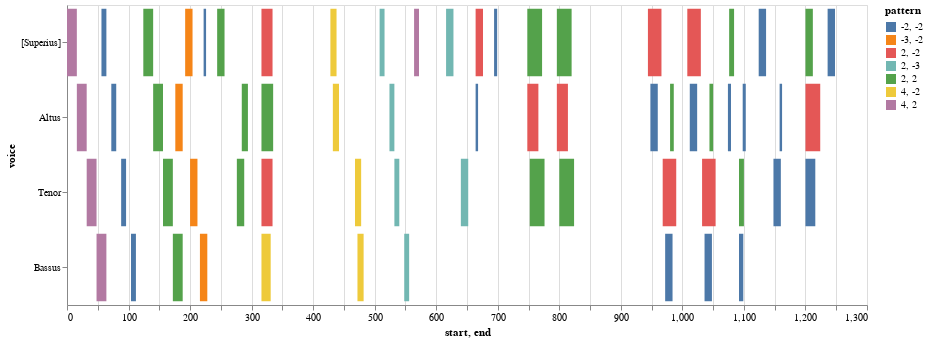

This figure's notebook cell:
### Code cell
nr = model.notes(combineUnisons=True)
mel = model.melodic(df=nr, kind='d', compound=True, unit=0, end=False) 
mel_ngrams = model.ngrams(df=mel, n=n) 
entry_ngrams = model.entries(df=mel, n=n) 
mel_ngrams_duration = model.durations(df=mel, n=n, mask_df=entry_ngrams) 
viz.plot_ngrams_heatmap(entry_ngrams, mel_ngrams_duration, selected_patterns=shared_entries, voices=[], includeCount=False)

### Figure 1 — Vega-Lite specification as saved in the notebook (floating-point values rounded to 4 significant figures)
{"config": {"view": {"continuousWidth": 400, "continuousHeight": 300}}, "data": {"name": "data-ab863292263d34b44bdd4f0f9eb5a8a9"}, "mark": "bar", "encoding": {"color": {"field": "pattern", "type": "nominal"}, "opacity": {"condition": {"value": 1, "selection": "selector008"}, "value": 0.2}, "tooltip": [{"field": "start", "type": "quantitative"}, {"field": "end", "type": "quantitative"}, {"field": "pattern", "type": "nominal"}], "x": {"field": "start", "type": "quantitative"}, "x2": {"field": "end"}, "y": {"field": "voice", "sort": null, "type": "nominal"}}, "height": 300, "selection": {"selector008": {"type": "multi", "fields": ["pattern"]}}, "width": 800, "$schema": "https://vega.github.io/schema/vega-lite/v4.17.0.json", "datasets": {"data-ab863292263d34b44bdd4f0f9eb5a8a9": [{"start": 0.0, "voice": "[Superius]", "pattern": "4, 2", "end": 16.0}, {"start": 56.0, "voice": "[Superius]", "pattern": "-2, -2", "end": 64.0}, {"start": 124.0, "voice": "[Superius]", "pattern": "2, 2", "end": 140.0}, {"start": 192.0, "voice": "[Superius]", "pattern": "-3, -2", "end": 204.0}, {"start": 222.0, "voice": "[Superius]", "pattern": "-2, -2", "end": 226.0}, {"start": 244.0, "voice": "[Superius]", "pattern": "2, 2", "end": 256.0}, {"start": 316.0, "voice": "[Superius]", "pattern": "2, -2", "end": 334.0}, {"start": 428.0, "voice": "[Superius]", "pattern": "4, -2", "end": 438.0}, {"start": 508.0, "voice": "[Superius]", "pattern": "2, -3", "end": 516.0}, {"start": 564.0, "voice": "[Superius]", "pattern": "4, 2", "end": 572.0}, {"start": 616.0, "voice": "[Superius]", "pattern": "2, -3", "end": 628.0}, {"start": 664.0, "voice": "[Superius]", "pattern": "2, -2", "end": 676.0}, {"start": 694.0, "voice": "[Superius]", "pattern": "-2, -2", "end": 699.0}, {"start": 748.0, "voice": "[Superius]", "pattern": "2, 2", "end": 772.0}, {"start": 796.0, "voice": "[Superius]", "pattern": "2, 2", "end": 820.0}, {"start": 944.0, "voice": "[Superius]", "pattern": "2, -2", "end": 966.0}, {"start": 1008.0, "voice": "[Superius]", "pattern": "2, -2", "end": 1030.0}, {"start": 1076.0, "voice": "[Superius]", "pattern": "2, 2", "end": 1084.0}, {"start": 1124.0, "voice": "[Superius]", "pattern": "-2, -2", "end": 1136.0}, {"start": 1200.0, "voice": "[Superius]", "pattern": "2, 2", "end": 1212.0}, {"start": 1236.0, "voice": "[Superius]", "pattern": "-2, -2", "end": 1248.0}, {"start": 16.0, "voice": "Altus", "pattern": "4, 2", "end": 32.0}, {"start": 72.0, "voice": "Altus", "pattern": "-2, -2", "end": 80.0}, {"start": 140.0, "voice": "Altus", "pattern": "2, 2", "end": 156.0}, {"start": 176.0, "voice": "Altus", "pattern": "-3, -2", "end": 188.0}, {"start": 284.0, "voice": "Altus", "pattern": "2, 2", "end": 294.0}, {"start": 316.0, "voice": "Altus", "pattern": "2, 2", "end": 335.0}, {"start": 432.0, "voice": "Altus", "pattern": "4, -2", "end": 442.0}, {"start": 524.0, "voice": "Altus", "pattern": "2, -3", "end": 532.0}, {"start": 664.0, "voice": "Altus", "pattern": "-2, -2", "end": 668.0}, {"start": 748.0, "voice": "Altus", "pattern": "2, -2", "end": 766.0}, {"start": 796.0, "voice": "Altus", "pattern": "2, -2", "end": 814.0}, {"start": 948.0, "voice": "Altus", "pattern": "-2, -2", "end": 960.0}, {"start": 980.0, "voice": "Altus", "pattern": "2, 2", "end": 986.0}, {"start": 1012.0, "voice": "Altus", "pattern": "-2, -2", "end": 1024.0}, {"start": 1044.0, "voice": "Altus", "pattern": "2, 2", "end": 1050.0}, {"start": 1074.0, "voice": "Altus", "pattern": "-2, -2", "end": 1079.0}, {"start": 1098.0, "voice": "Altus", "pattern": "-2, -2", "end": 1103.0}, {"start": 1158.0, "voice": "Altus", "pattern": "-2, -2", "end": 1162.0}, {"start": 1200.0, "voice": "Altus", "pattern": "2, -2", "end": 1224.0}, {"start": 32.0, "voice": "Tenor", "pattern": "4, 2", "end": 48.0}, {"start": 88.0, "voice": "Tenor", "pattern": "-2, -2", "end": 96.0}, {"start": 156.0, "voice": "Tenor", "pattern": "2, 2", "end": 172.0}, {"start": 200.0, "voice": "Tenor", "pattern": "-3, -2", "end": 212.0}, {"start": 276.0, "voice": "Tenor", "pattern": "2, 2", "end": 288.0}, {"start": 316.0, "voice": "Tenor", "pattern": "2, -2", "end": 334.0}, {"start": 468.0, "voice": "Tenor", "pattern": "4, -2", "end": 478.0}, {"start": 532.0, "voice": "Tenor", "pattern": "2, -3", "end": 540.0}, {"start": 640.0, "voice": "Tenor", "pattern": "2, -3", "end": 652.0}, {"start": 752.0, "voice": "Tenor", "pattern": "2, 2", "end": 776.0}, {"start": 800.0, "voice": "Tenor", "pattern": "2, 2", "end": 824.0}, {"start": 968.0, "voice": "Tenor", "pattern": "2, -2", "end": 990.0}, {"start": 1032.0, "voice": "Tenor", "pattern": "2, -2", "end": 1054.0}, {"start": 1092.0, "voice": "Tenor", "pattern": "2, 2", "end": 1100.0}, {"start": 1148.0, "voice": "Tenor", "pattern": "-2, -2", "end": 1160.0}, {"start": 1200.0, "voice": "Tenor", "pattern": "-2, -2", "end": 1216.0}, {"start": 48.0, "voice": "Bassus", "pattern": "4, 2", "end": 64.0}, {"start": 104.0, "voice": "Bassus", "pattern": "-2, -2", "end": 112.0}, {"start": 172.0, "voice": "Bassus", "pattern": "2, 2", "end": 188.0}, {"start": 216.0, "voice": "Bassus", "pattern": "-3, -2", "end": 228.0}, {"start": 316.0, "voice": "Bassus", "pattern": "4, -2", "end": 331.0}, {"start": 472.0, "voice": "Bassus", "pattern": "4, -2", "end": 482.0}, {"start": 548.0, "voice": "Bassus", "pattern": "2, -3", "end": 556.0}, {"start": 972.0, "voice": "Bassus", "pattern": "-2, -2", "end": 984.0}, {"start": 1036.0, "voice": "Bassus", "pattern": "-2, -2", "end": 1048.0}, {"start": 1092.0, "voice": "Bassus", "pattern": "-2, -2", "end": 1099.0}]}}
